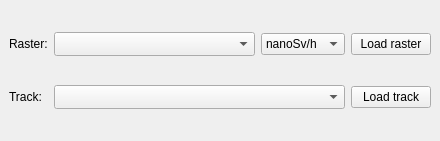
<?xml version="1.0" encoding="UTF-8"?>
<ui version="4.0">
 <class>GroundRadiationMonitoringDockWidgetBase</class>
 <widget class="QDockWidget" name="GroundRadiationMonitoringDockWidgetBase">
  <property name="geometry">
   <rect>
    <x>0</x>
    <y>0</y>
    <width>440</width>
    <height>141</height>
   </rect>
  </property>
  <property name="windowTitle">
   <string>Ground Radiation Monitoring</string>
  </property>
  <widget class="QWidget" name="dockWidgetContents">
   <layout class="QGridLayout" name="gridLayout">
    <item row="0" column="0">
     <widget class="QLabel" name="raster_label">
      <property name="text">
       <string>Raster:</string>
      </property>
     </widget>
    </item>
    <item row="0" column="1">
     <widget class="QgsMapLayerComboBox" name="raster_box">
      <property name="sizePolicy">
       <sizepolicy hsizetype="Expanding" vsizetype="Fixed">
        <horstretch>0</horstretch>
        <verstretch>0</verstretch>
       </sizepolicy>
      </property>
      <property name="sizeAdjustPolicy">
       <enum>QComboBox::AdjustToMinimumContentsLengthWithIcon</enum>
      </property>
     </widget>
    </item>
    <item row="0" column="2">
     <widget class="QComboBox" name="unit_box">
      <item>
       <property name="text">
        <string>nanoSv/h</string>
       </property>
      </item>
      <item>
       <property name="text">
        <string>microSv/h</string>
       </property>
      </item>
      <item>
       <property name="text">
        <string>nanoGy/h</string>
       </property>
      </item>
      <item>
       <property name="text">
        <string>microGy/h</string>
       </property>
      </item>
     </widget>
    </item>
    <item row="0" column="3">
     <widget class="QPushButton" name="load_raster">
      <property name="text">
       <string>Load raster</string>
      </property>
     </widget>
    </item>
    <item row="1" column="0">
     <widget class="QLabel" name="track_label">
      <property name="text">
       <string>Track:</string>
      </property>
     </widget>
    </item>
    <item row="1" column="3">
     <widget class="QPushButton" name="load_track">
      <property name="text">
       <string>Load track</string>
      </property>
     </widget>
    </item>
    <item row="1" column="1" colspan="2">
     <widget class="QgsMapLayerComboBox" name="track_box">
      <property name="sizePolicy">
       <sizepolicy hsizetype="Expanding" vsizetype="Fixed">
        <horstretch>0</horstretch>
        <verstretch>0</verstretch>
       </sizepolicy>
      </property>
      <property name="sizeAdjustPolicy">
       <enum>QComboBox::AdjustToMinimumContentsLengthWithIcon</enum>
      </property>
     </widget>
    </item>
   </layout>
  </widget>
 </widget>
 <customwidgets>
  <customwidget>
   <class>QgsMapLayerComboBox</class>
   <extends>QComboBox</extends>
   <header>qgis.gui</header>
  </customwidget>
 </customwidgets>
 <resources/>
 <connections/>
</ui>
